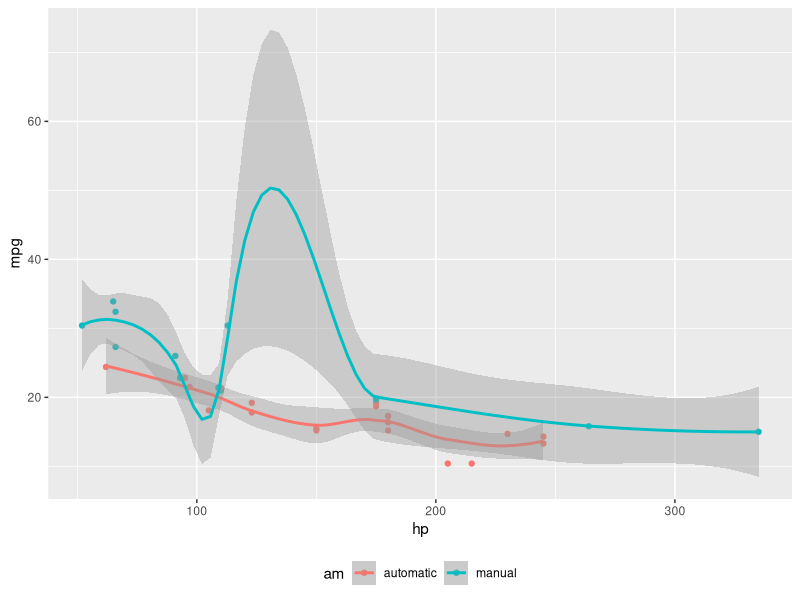
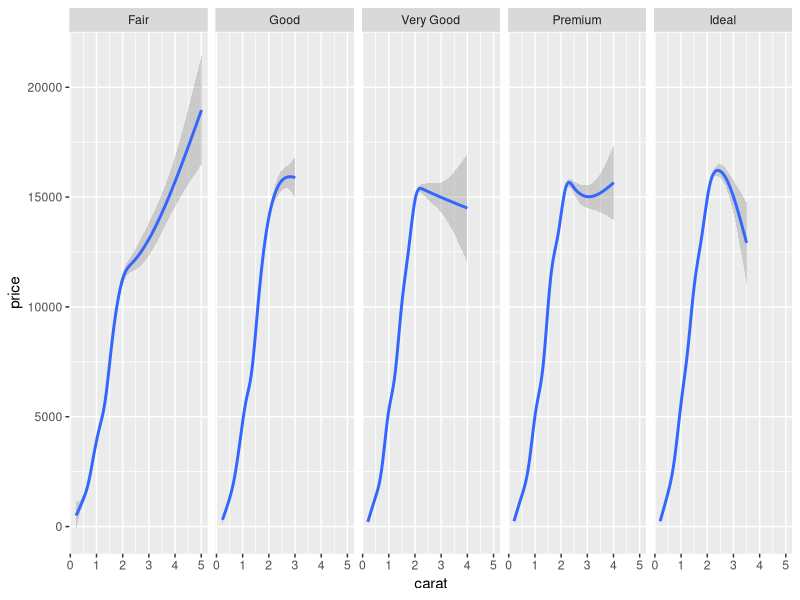
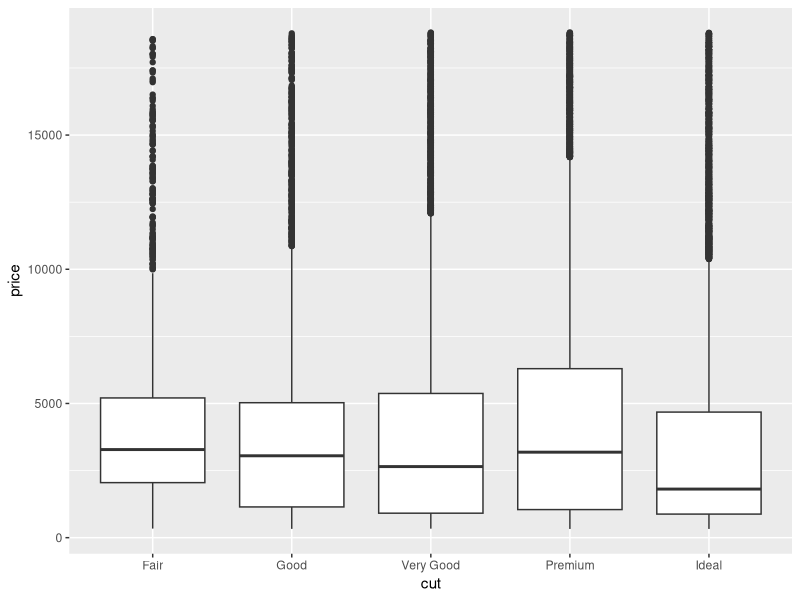
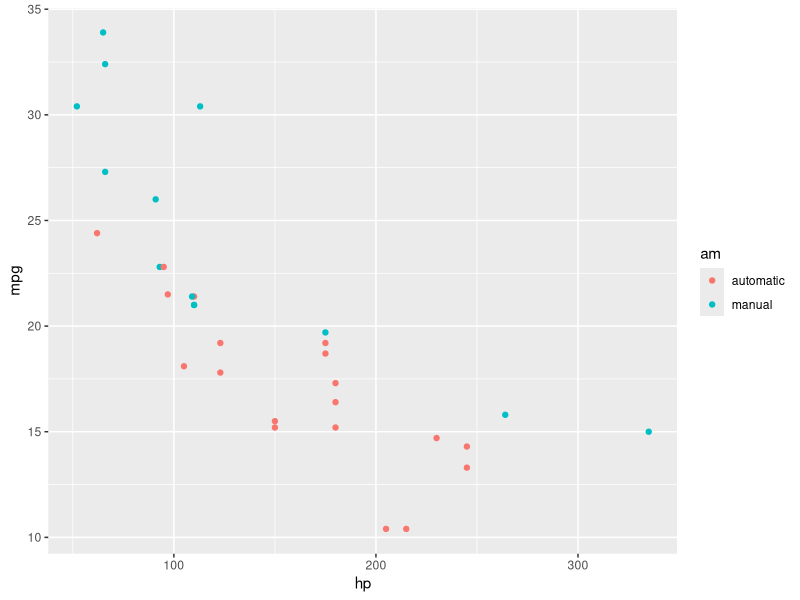
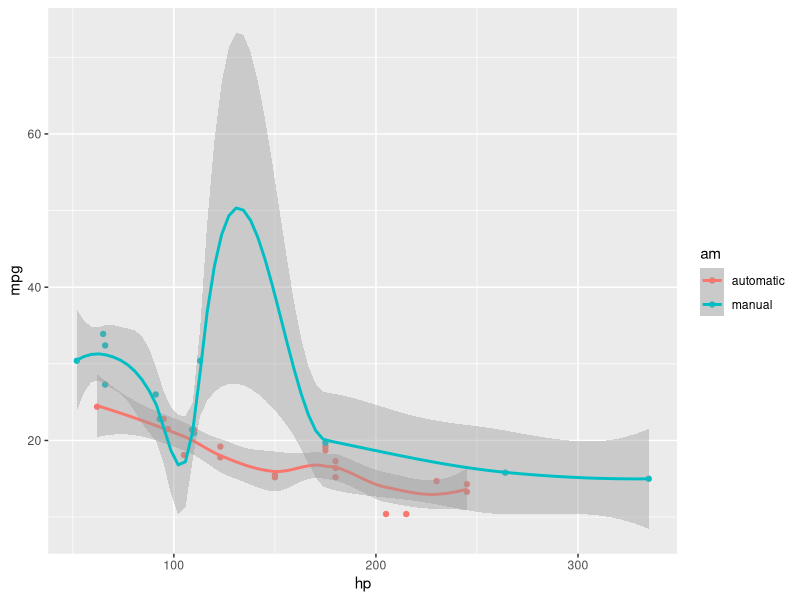
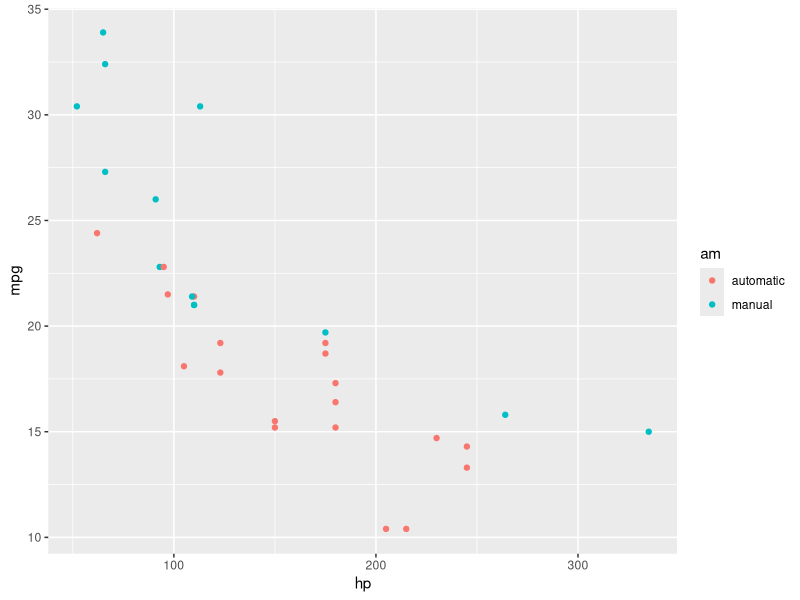
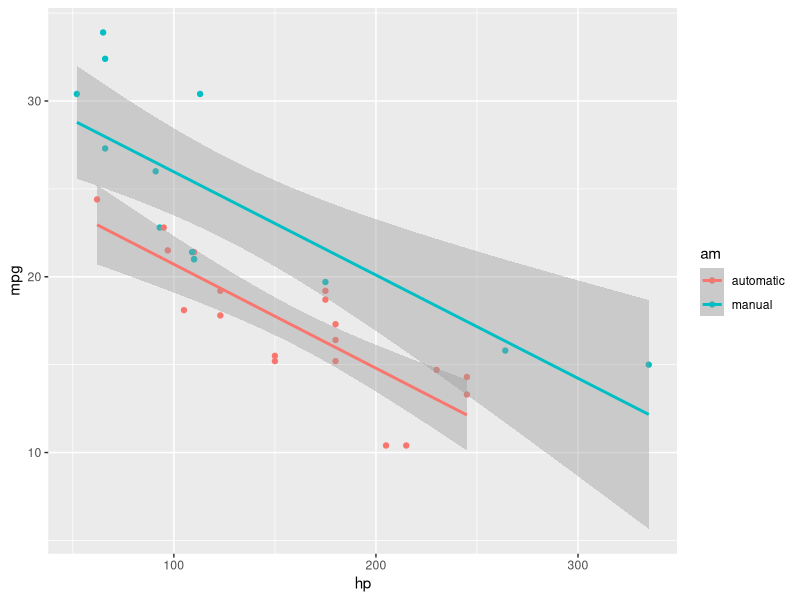
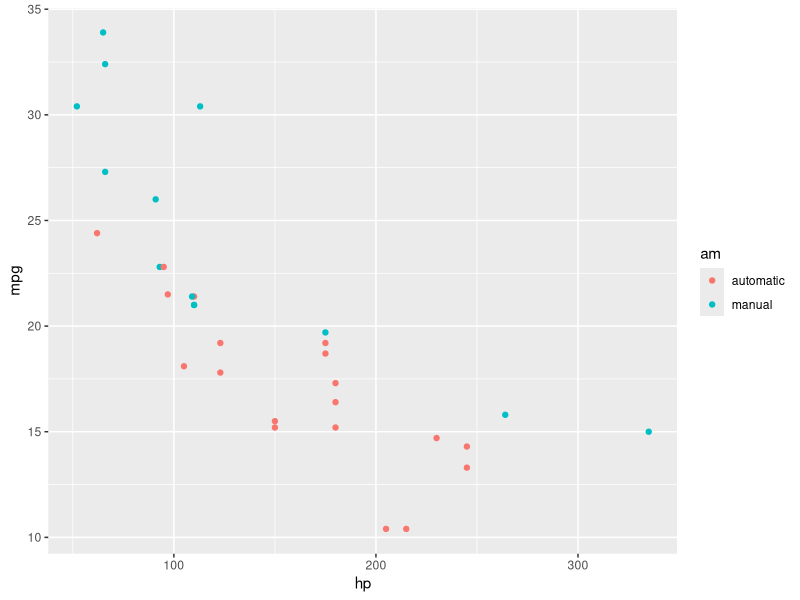

These charts were generated, in order, by the following R code:
## ---- chunk 1
library(ggplot2)
mtcars2 <- mtcars
mtcars2$am <- factor(
  mtcars$am, labels = c('automatic', 'manual')
)
ggplot(mtcars2, aes(hp, mpg, color = am)) +
  geom_point() + geom_smooth() +
  theme(legend.position = 'bottom')
## ---- chunk 2
ggplot(diamonds, aes(carat, price)) + geom_smooth() +
  facet_grid(~ cut)
## ---- chunk 3
ggplot(diamonds, aes(cut, price)) + geom_boxplot()
## ---- chunk 4
p <- ggplot(mtcars2, aes(hp, mpg, color = am)) +
  geom_point()
p
p + geom_smooth()
## ---- chunk 5

## ---- chunk 6
p
p + geom_smooth(method = 'lm')
## ---- chunk 7
knitr::kable(head(iris, 15))
p
knitr::kable(head(iris, 12))
p + geom_smooth(method = 'lm')
knitr::kable(head(iris, 5))
## ---- chunk 8
# a boxplot of weight vs transmission; this figure
# will be placed in the margin
ggplot(mtcars2, aes(am, wt)) + geom_boxplot() +
  coord_flip()
## ---- chunk 9
# a figure in the main column
p <- ggplot(mtcars, aes(wt, hp)) + geom_point()
p
## ---- chunk 10
# a fullwidth figure
p + geom_smooth(method = 'lm') + facet_grid(~ gear)
## ---- chunk 11
# create a bib file for the R packages used in this document
knitr::write_bib(c('base', 'rmarkdown'), file = 'skeleton.bib')
